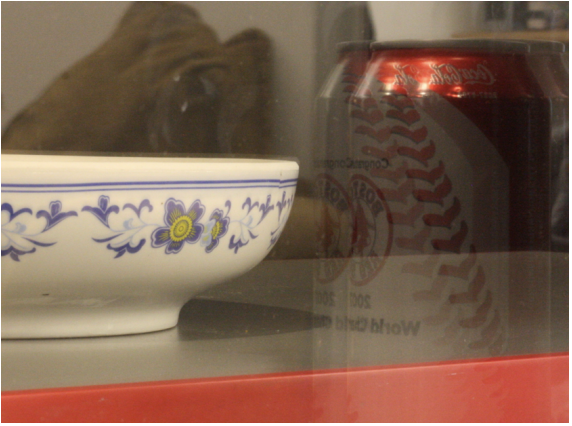
#> input picture src/imgs/img.png, 572 x 426 px, found by its file name
$ jupyter execute 1.ipynb
#> lines starting #> are read from the running program, lines starting #| are printed output that depends on the picture; after the words box and inside, x2 and y2 are one past the last pixel; in counts of white or black regions, pixels touching at a corner belong together
[cell 1]
import cv2
import numpy as np
import matplotlib.pyplot as plt
import plotly.express as px

[cell 2]
# reading the image required
img = cv2.imread('./img.png',0)
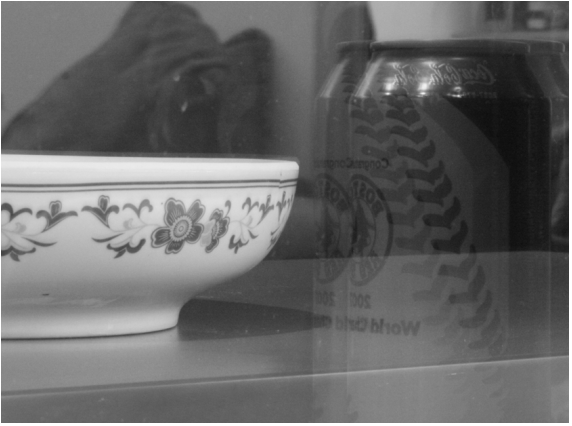
#> img: shape (426, 572); min 13, max 255, mean 104.1
print(img.shape)
#| (426, 572)
plt.imshow(img, cmap='gray')

[cell 3]
templateBox = [[183,313],[252,351]]
print(templateBox[1][1] - templateBox[0][1])
template = img[templateBox[0][0]: templateBox[1][0], templateBox[0][1]: templateBox[1][1]]
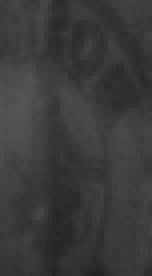
#> template: shape (69, 38) (shown 4 times larger); min 35, max 86, mean 58.7
plt.imshow(img[templateBox[0][0]: templateBox[1][0], templateBox[0][1]: templateBox[1][1]], cmap='gray')

[cell 4]
mid = np.zeros(2).astype(int)
for i in templateBox:
    for j in range(2):
        mid[j] += i[j]/2

mid = templateBox[0]

[cell 5]
# templateBox = [[354,238],[185, 313]]
print(templateBox[1][0] - templateBox[0][0])
print(templateBox[1][1] - templateBox[0][1])
template = img[templateBox[0][0]: templateBox[1][0], templateBox[0][1]: templateBox[1][1]]
# plt.imshow(img[templateBox[0][0]: templateBox[1][0], templateBox[0][1]: templateBox[1][1]], cmap='gray')
# cv2.rectangle(img,templateBox[0][::-1],templateBox[1][::-1], 255, 1);
plt.imshow(img,cmap='gray')

[cell 6]
img2 = img.copy()
res = cv2.matchTemplate(img,template,cv2.TM_CCOEFF)
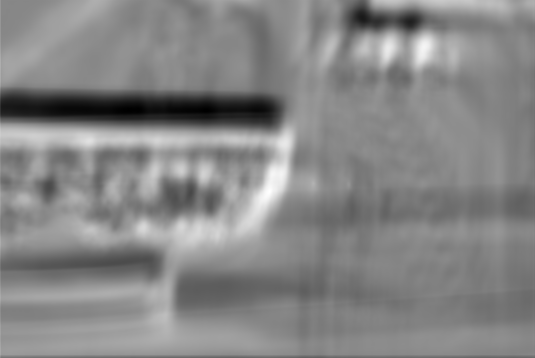
#> res: shape (358, 535) float32; min -687540.1, max 626353.7, mean 3212.2; drawn with min black and max white
plt.imshow(res,cmap = 'gray')
print(np.median(res))
#| 9581.568

[cell 7]
plt.imshow(res[mid[0]-40:mid[0]+40, mid[1]-40:mid[1]+40],cmap= 'gray')
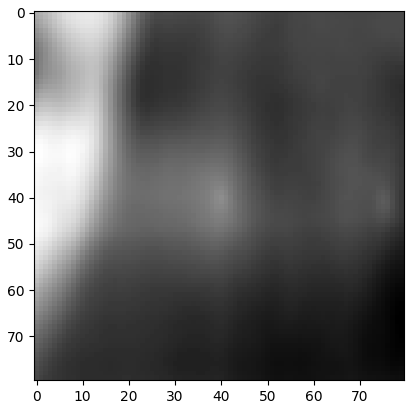
#> figure drawn by matplotlib, 1 panel

[cell 8]
sL = sorted(res[mid[0]-40:mid[0]+40, mid[0]-40:mid[0]+40].flatten())
#> sL = 6400 values from -313677.7 to 390787.4
# print(sL)
a = np.array(np.where(res != 0))
a = a.T
#> a = 191530 pairs, first value 0 to 357, second value 0 to 534
b = [i for i in a if i[0] >= templateBox[0][0] -10 and i[0] <= templateBox[1][0] + 10]
#> b = 48150 items
b = [i for i in b if i[1] >= templateBox[0][1] -10 and i[1] <= templateBox[1][1] + 10]
#> b = 5310 pairs, first value 173 to 262, second value 303 to 361

[cell 9]
print(len(b))
#| 5310

[cell 10]
r = np.zeros_like(res)
for i, j in b:
    r[i, j] = res[i, j]
#> this loop made 5310 passes
#> (i, j) on passes 1 to 3: (173, 303), (173, 304), (173, 305)
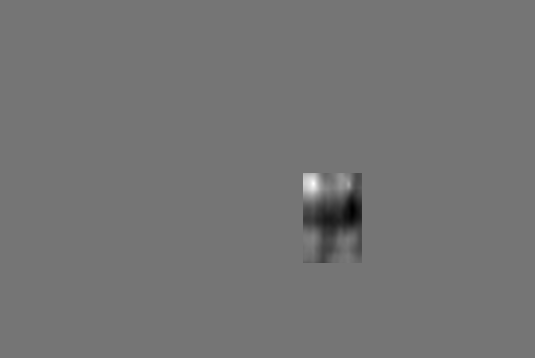
#> r: shape (358, 535) float32; min -197684.8, max 231242.3, mean -1174.6; drawn with min black and max white
# plt.imshow(r, cmap= 'gray')

r1 = (r > np.max(r)/3)
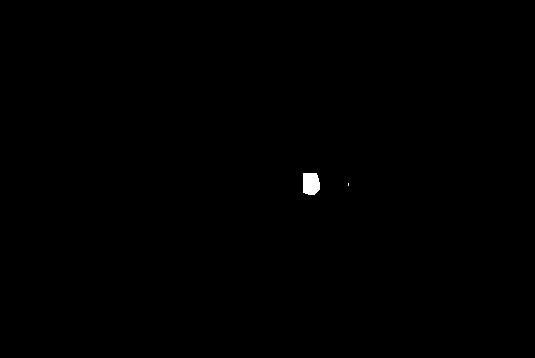
#> r1: shape (358, 535) bool; 0.18% white; 2 white regions (1 under 20 px), largest, box (x1, y1, x2, y2) and area: (303, 173, 320, 195) 336
plt.imshow(r1,cmap='gray')

[cell 11]
r2 = r1.copy()
r2[:,:320] = 0
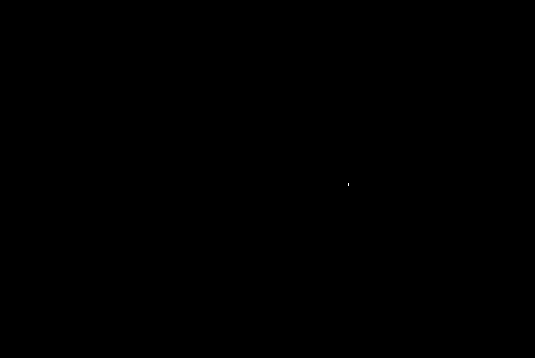
#> r2: shape (358, 535) bool; 0% white in thin lines or dots, all inside (x1, y1, x2, y2) = (348, 183, 349, 186)
r2[183][313] = 1
#> r2: shape (358, 535) bool; 0% white in thin lines or dots, all inside (x1, y1, x2, y2) = (313, 183, 349, 186)
plt.imshow(r2,cmap='gray')
print(mid)

[cell 12]
plt.imsave('./r.png',r2)
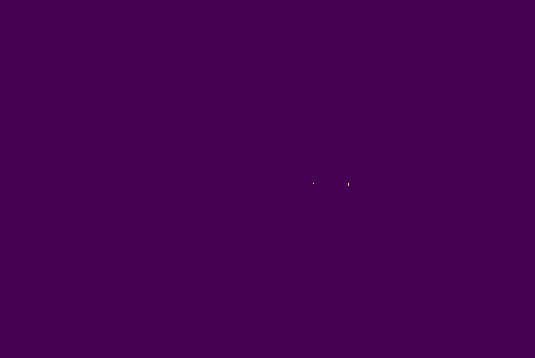
#> saved as r.png: shape (358, 535, 3); mean R, G, B 68, 1, 84
np.sum(r2)
wh = np.array(np.where(r2 == True)).T
#> wh = [[183, 313], [183, 348], [184, 348], [185, 348]]
shift = np.max([np.abs(wh[0] - wh[i]) for i in range(1, 4)])
#> shift = 35
shift
#> Out = 35

[cell 13]
res2 = cv2.matchTemplate(img,template,cv2.TM_CCOEFF)
plt.imshow(res2,cmap = 'gray')
d = [38,0]

[cell 14]
c1 = cv2.Canny(img,20,70)
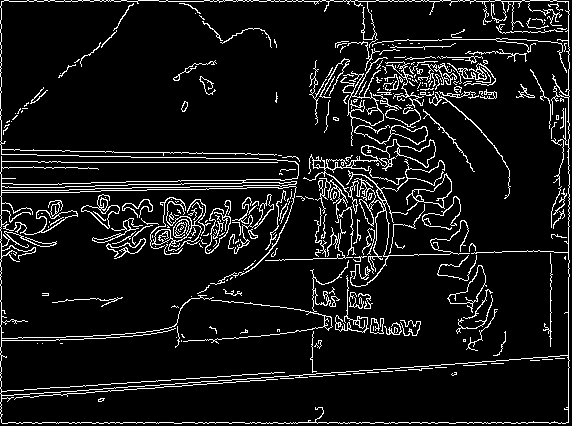
#> c1: shape (426, 572); 8.5% white in thin lines or dots
fig = plt.figure()
plt.subplot(1,2,1)
plt.imshow(c1, cmap='gray')
plt.subplot(1,2,2)
plt.imshow(res, cmap='gray')
fig.set_size_inches(10,10)
